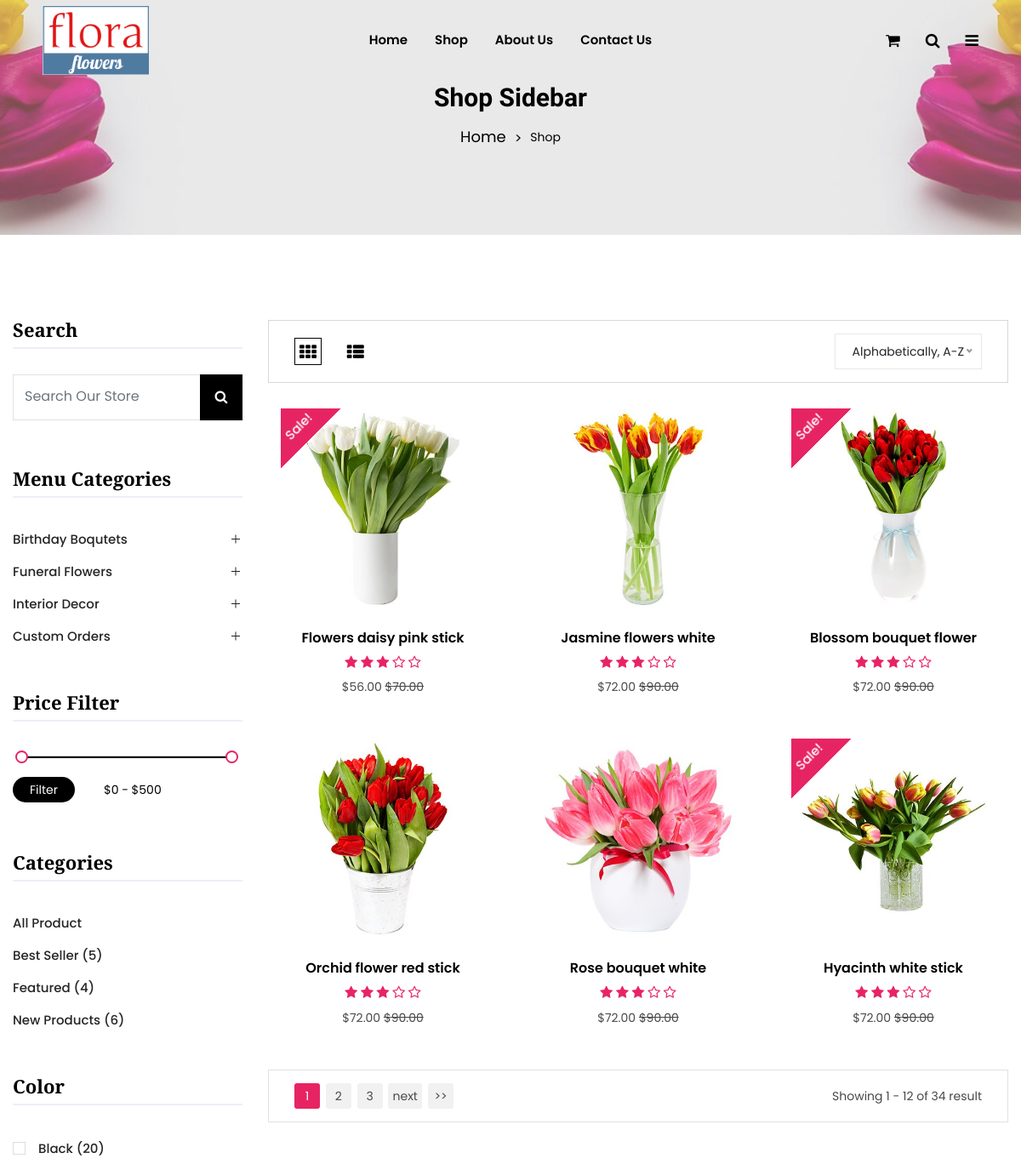
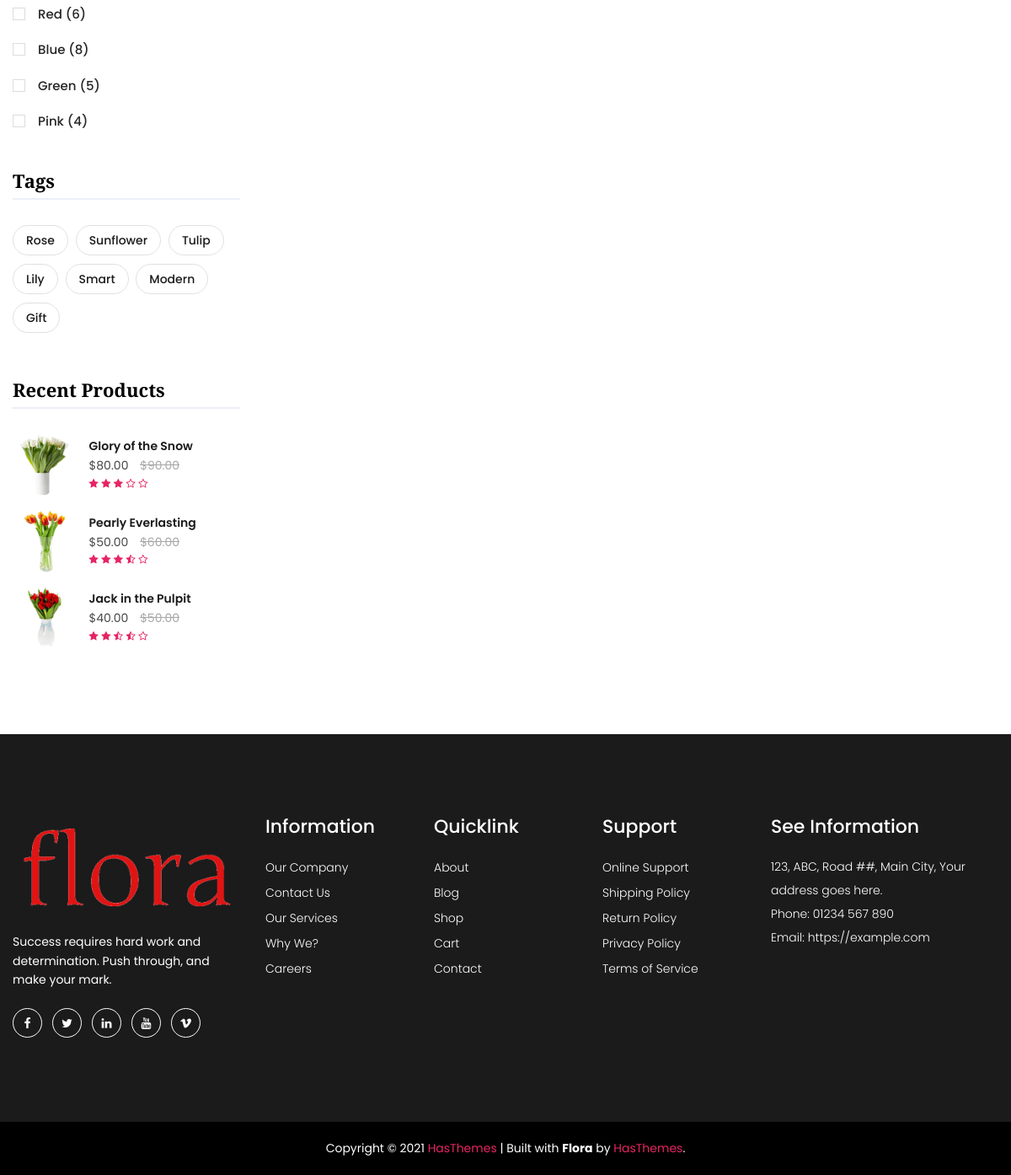
The page /shop.php on the database its author committed (2 pictures, top to bottom).
### tables this page shows
CREATE TABLE `products` (
  `id` int(11) NOT NULL,
  `product_name` varchar(50) NOT NULL,
  `price` varchar(50) NOT NULL,
  `description` varchar(1000) NOT NULL,
  `is_sale` varchar(10) NOT NULL,
  `img` varchar(50) NOT NULL
);

### shop.php (the view, shortened to what the rows shown need)
<!doctype html>
<html class="no-js" lang="en">
<head>
    <link rel="stylesheet" href="assets/css/vendor/bootstrap.min.css">
    <link rel="stylesheet" href="assets/css/vendor/font.awesome.min.css">
    <link rel="stylesheet" href="assets/css/vendor/linearicons.min.css">
    <link rel="stylesheet" href="assets/css/plugins/swiper-bundle.min.css">
    <link rel="stylesheet" href="assets/css/plugins/animate.min.css">
    <link rel="stylesheet" href="assets/css/plugins/jquery-ui.min.css">
    <link rel="stylesheet" href="assets/css/plugins/nice-select.min.css">
    <link rel="stylesheet" href="assets/css/plugins/magnific-popup.css">
    <link rel="stylesheet" href="assets/css/style.css">
</head>
<body>
    <div class="shop-main-area">
        <div class="container container-default custom-area">
            <div class="row flex-row-reverse">
                <div class="col-lg-9 col-12 col-custom widget-mt">
                    <div class="row shop_wrapper grid_3">
                        <?php
                            require('dbCon.php');
                           $query = "SELECT * FROM `products`";
                            $result = mysqli_query($con, $query) or die(mysqli_error($con));
                            if ($result->num_rows > 0) {
                                while($row = $result->fetch_assoc()){
                            echo "<div class='col-md-6 col-sm-6 col-lg-4 col-custom product-area'>
                            <div class='product-item'>
                                <div class='single-product position-relative mr-0 ml-0'>
                                    <div class='product-image'>
                                        <a class='d-block' href='product-details.php?product_id=" . $row['id'] . "'>
                                            <img src='".$row['img']."' alt='' class='product-image-1 w-100'>
                                            </a>";
                                        if($row['is_sale']){echo "<span class='onsale'>Sale!</span>";}
                                        echo "<div class='add-action d-flex flex-column position-absolute'>
                                        </div>
                                    </div>
                                    <div class='product-content'>
                                        <div class='product-title'>
                                            <h4 class='title-2'> <a href='product-details.php?product_id=" . $row['id'] . "'>".$row['product_name']."</a></h4>
                                        </div>
                                        <div class='product-rating'>
                                            <i class='fa fa-star'></i>
                                            <i class='fa fa-star'></i>
                                            <i class='fa fa-star'></i>
                                            <i class='fa fa-star-o'></i>
                                            <i class='fa fa-star-o'></i>
                                        </div>
                                        <div class=''>
                                            <span class='regular-price '>"."$".strval(number_format(intval(str_replace('$','',$row['price']))-((intval(str_replace('$','',$row['price']))/100)*20),2))."</span>
                                            <span class='old-price'><del>"."$".$row['price']."</del></span>
                                        </div>
                                    </div>
                                            <h4 class='title-2'> <a href='product-details.php?product_id=" . $row['id'] . "'>Jasmine flowers white</a></h4>
                                            <span class='regular-price '>"."$".strval(number_format(intval(str_replace('$','',$row['price']))-(intval(str_replace('$','',$row['price'])/100)*20),2))."</span>
                                            <span class='old-price'><del>".$row['price']."</del></span>
                                        <p class='desc-content'>".$row['description']."</p>
                                </div>
                            </div>
                        </div>";
                        }}
                        ?>
                    </div>
                </div>
            </div>
        </div>
    </div>
    <?php
   include("footer.php")
   ?>
</body>
</html>

### rows shown on the page
products: img (picture), is_sale "Sale!", product_name "Flowers daisy pink stick", price "56.00", price "70.00"
products: img (picture), product_name "Jasmine flowers white", price "72.00", price "90.00"
products: img (picture), is_sale "Sale!", product_name "Blossom bouquet flower", price "72.00", price "90.00"
products: img (picture), product_name "Orchid flower red stick", price "72.00", price "90.00"
products: img (picture), product_name "Rose bouquet white", price "72.00", price "90.00"
products: img (picture), is_sale "Sale!", product_name "Hyacinth white stick", price "72.00", price "90.00"
